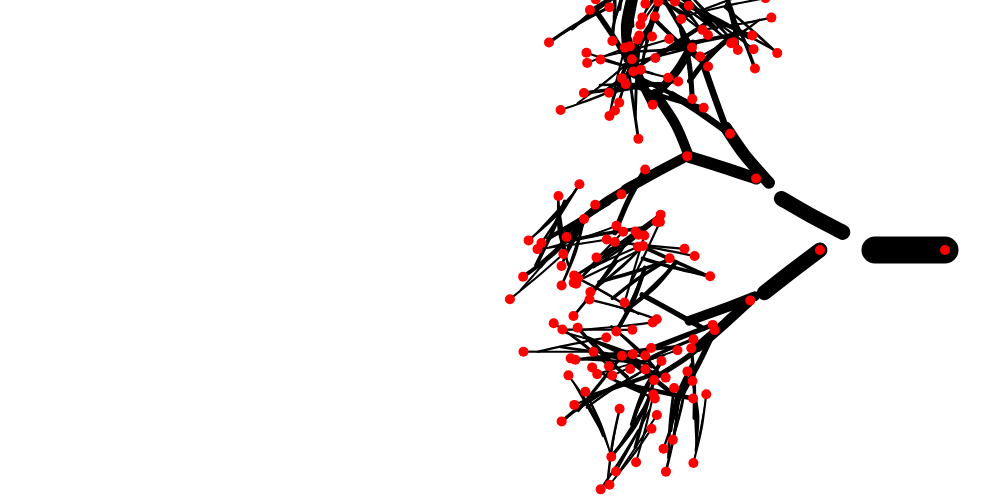
Frame 1 (no input)
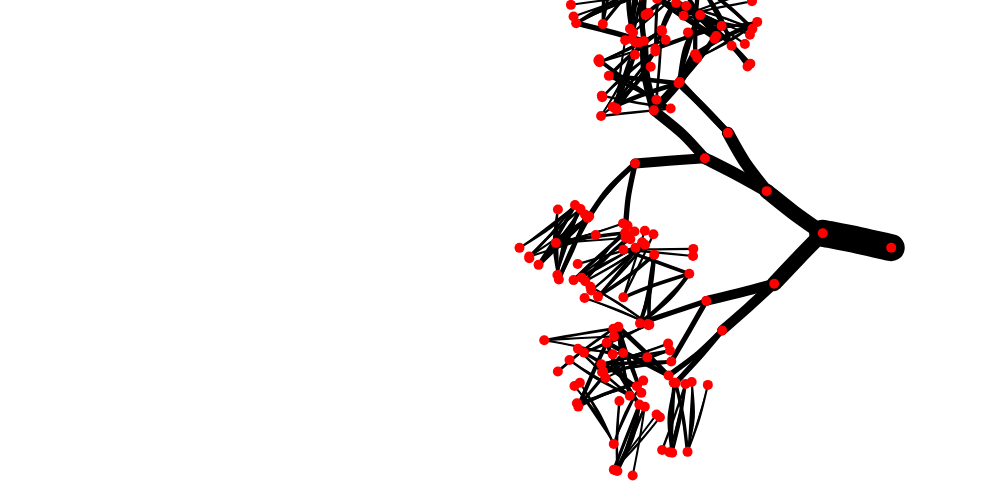
Frame 60 (no input)
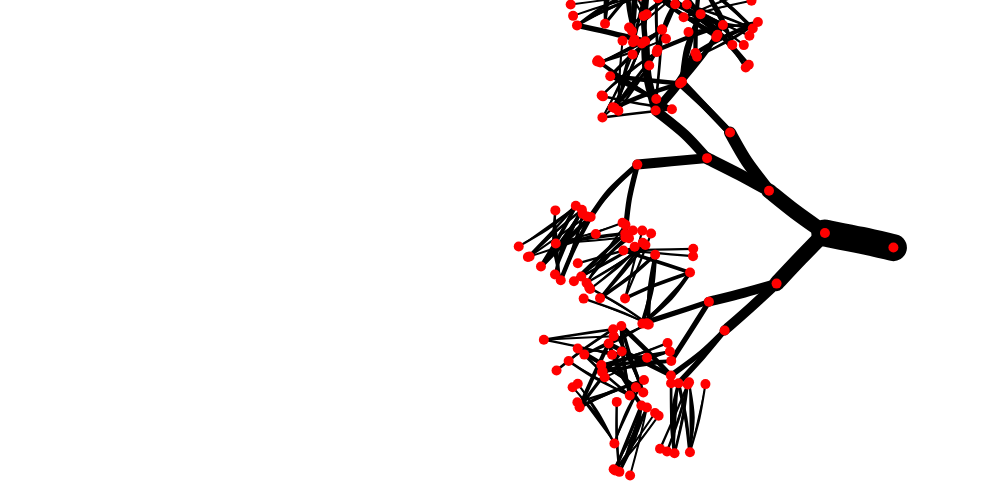
Frame 120 (the mouse pressed at the canvas centre since frame 60)

The p5.js sketch that drew these frames (run headless with seeded random() and noise() and a simulated clock; from frame 60 on, the mouse is pressed at the canvas centre):

// p5.js sketch
// ── sketch.js
let BRANCH_ANGLE;
let joints = [];
let branches = [];

function setup() {
  createCanvas(1000, 500);
  
  BRANCH_ANGLE = PI / 6;
  
  let start1 = createVector(width, height/2);
  joints.push(start1);
  branch(start1, 0, 180);

}

function draw() {
  background(255);
  
  let windForce = map(sin(frameCount*0.005),-1,1,-0.1,0.1)
  
  let wind = createVector(windForce, 0);

  for (let i = 0; i < branches.length; i++) {
    branches[i].update(wind);
    branches[i].display();
  }

  for (let i = 0; i < joints.length; i++) {
    noStroke();
    //noFill();
    fill(255, 0, 0);
    circle(joints[i].x, joints[i].y, 10);
  }
}

function branch(from, angle, len, gen = 0) {
  let vector = p5.Vector.fromAngle(angle - PI).setMag(len);
  let to = p5.Vector.add(from, vector);

  joints.push(to);

  let thickness = map(len, 0, 200, 0.5, 30);
  
  // you don't have to draw
  strokeWeight(thickness);
  stroke(0);
  line(from.x, from.y, to.x, to.y);
  
  // construct objects
  branches.push(new Branch(from, to, thickness, 70, 0.5, gen));
  if (gen >= 5) {
    // linear: random()
    // let chance = random() ** 3 // exponential: 
    // if (chance > 0.8) { /// }
    if (random() < 0.05) {
      //fruits.push(new Fruit(from, to, pct, size) );    
    }
  }
  
  
  // alteration
  len = len * 2 / 3 * random(0.7, 1.3);
  gen++;
  
  // recursion
  if (len > 20) {
    let angle1 = angle + BRANCH_ANGLE + random(-0.5, 0.5) ;
    branch(to, angle1, len, gen);

    let angle2 = angle - BRANCH_ANGLE + random(-0.5, 0.5);
    branch(to, angle2, len, gen);
  }
  
   else if (len > 10 && len<=20) {
    let angle1 = angle + BRANCH_ANGLE + random(-0.5, 0.5);
    branch(to, angle1, len, gen);

    let angle2 = angle - BRANCH_ANGLE + random(-0.5, 0.5);
    branch(to, angle2, len, gen);
  }
}

class Branch {
  constructor(from, to, thickness, len, stiffness, gen) {
    this.from = from;
    this.to = to;
    this.thickness = thickness;
    this.len = len;
    this.k = stiffness;
    this.bend = random(-10,10);
    this.gen = gen;
  }
  
  update(wind) {
    let vector = p5.Vector.sub(this.to, this.from);
    let distance = vector.mag();
    let stretch = distance - this.len;
    let force = vector.copy().normalize().mult(stretch * this.k);

    force.add(wind);
    this.from.add(force);
    this.to.sub(force);
  }

  display() {
    beginShape();
    strokeWeight(this.thickness);
    stroke(0);
    fill(0);
    curveVertex(this.from.x, this.from.y);
    curveVertex(this.from.x, this.from.y);
    curveVertex((this.from.x+this.to.x+this.bend)*0.5, (this.from.y+this.to.y)*0.5);
    curveVertex(this.to.x, this.to.y);
    curveVertex(this.to.x, this.to.y);
    endShape();
  }
}
